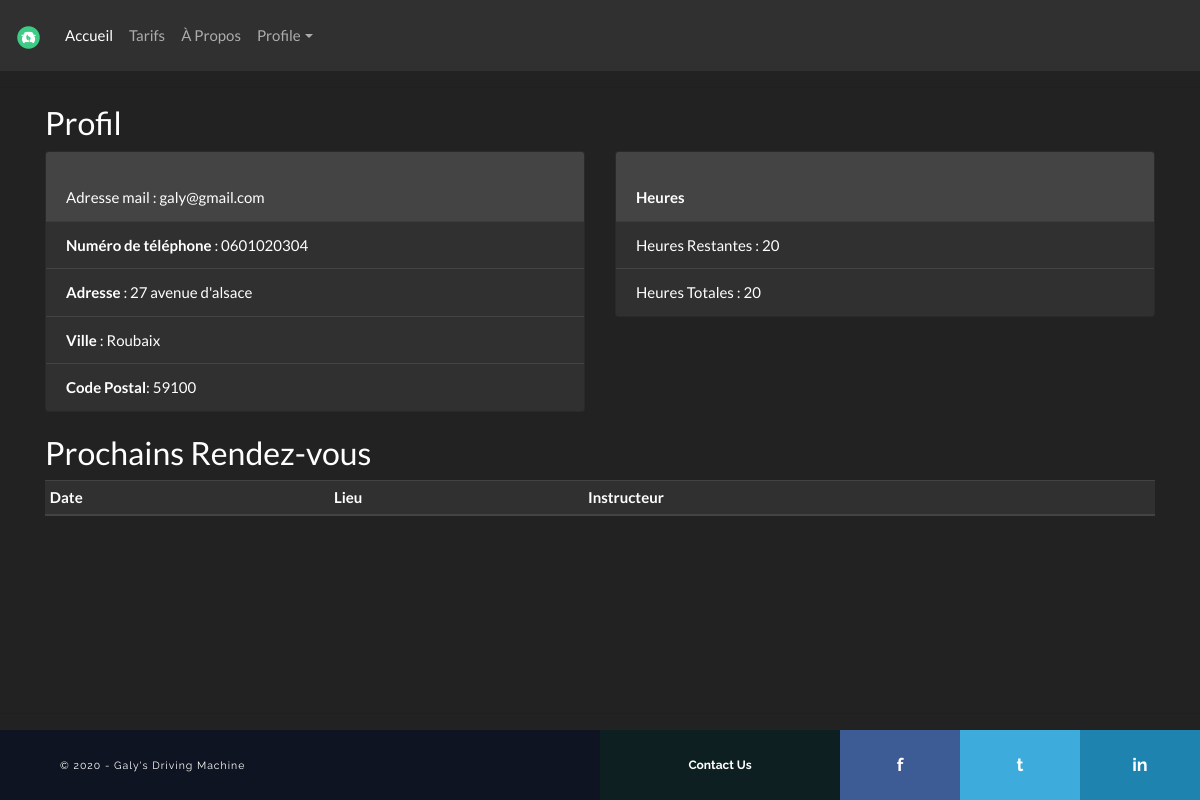
Page /view_profile/1/ (signed in) on the committed database.
### accounts/models.py (models this page shows, shortened)
class UserInfo(models.Model):
    phone = models.CharField(max_length=255, null=False)
    address = models.CharField(max_length=255, null=False)
    postal_code = models.CharField(max_length=255, null=False)
    city = models.CharField(max_length=255, null=False)
    hours_left = models.IntegerField(null=True)
    hours_total = models.IntegerField(null=True)
    role = models.ForeignKey(Role, null=True, on_delete=models.SET_NULL)
    user = models.OneToOneField(User, null=False, on_delete=models.CASCADE)

### accounts/views.py (the view)
# urls.py: path('view_profile/<str:pk>/', views.singleProfile, name='single_profile'),
@login_required(login_url='login')
def singleProfile(request, pk):
    group = request.user.groups.all()[0].name
    admin = False
    if group == 'student':
        user = get_user_model().objects.get(id=request.user.id)
        user_info = UserInfo.objects.filter(user_id=request.user.id).first()
        schedule = Schedule.objects.filter(student_id=request.user.id)
    else:
        user = get_user_model().objects.get(id=pk)
        user_info = UserInfo.objects.filter(user_id=pk).first()
        schedule = Schedule.objects.filter(student_id=pk)
    if group == 'admin' or group == 'secretary':
        admin = True
    context = {'user': user, 'user_info': user_info, 'admin': admin, 'schedule': schedule}
    return render(request, 'accounts/profile.html', context)

### accounts/templates/accounts/profile.html (shortened to what this page needs)
{% extends 'accounts/main.html' %}
{% load static %}
{% block style %}
<link rel="stylesheet" href="{% static '/css/profile.css' %}">
<link rel="stylesheet" href="https://use.fontawesome.com/releases/v5.6.1/css/all.css">
{% endblock %}
{% block content %}
<div class="container">
    <h3>Profil</h3>
    <div class="row">
        <div class="col-sm-6">
            <div class="card">
                <div class="card-header">
                    {{user.first_name}} {{user.last_name}}<br> Adresse mail : {{user.email}}
                </div>
                <ul class="list-group list-group-flush">
                    <li class="list-group-item"><b>Numéro de téléphone</b> : {{user_info.phone}}</li>
                    <li class="list-group-item"><b>Adresse</b> : {{user_info.address}}</li>
                    <li class="list-group-item"><b>Ville</b> : {{user_info.city}}</li>
                    <li class="list-group-item"><b>Code Postal</b>: {{user_info.postal_code}}</li>
                </ul>
            </div>
        </div>
        <div class="col-sm-6">
            <div class="card">
                <div class="card-header">
                    <br><b>Heures</b>
                </div>
                <ul class="list-group list-group-flush">
                    <li class="list-group-item">Heures Restantes : {{user_info.hours_left}}</li>
                    <li class="list-group-item">Heures Totales : {{user_info.hours_total}}</li>
                </ul>
            </div>
        </div>
    </div>
    <br>
    <h3>Prochains Rendez-vous</h3>
    <table class="table table-striped table-dark table-sm">
        <thead>
        <tr>
            <th scope="col">Date</th>
            <th scope="col">Lieu</th>
            <th scope="col">Instructeur</th>
        </tr>
        </thead>
    </table>
</div>
{% endblock %}

### static/css/style.css (style rules this page uses)
* { margin: 0; padding: 0; }
html, body { height: 100%; }
body { display: flex; flex-direction: column; }

### rows in the picture
UserInfo: phone "0601020304", address "27 avenue d'alsace", city "Roubaix", postal_code "59100", hours_left "20", hours_total "20"

### other values in the picture
{{ user.email }} "galy@gmail.com"
